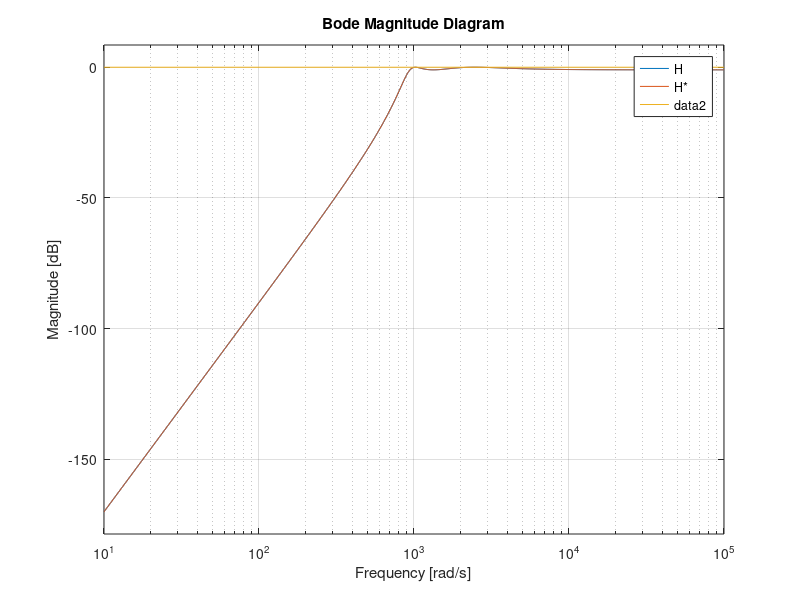

Write the MATLAB code that produced this figure.
s = tf('s')

H = (0.8911*s^4)/((s^2 + 2272.32*s + 3179590)*(s^2 + 266.68*s + 900440))

H_ = (0.8913*s^4)/((s^2 + 2271.87*s + 3180000)*(s^2 + 266.23*s + 899680))

bodemag(H)
hold on
bodemag(H_)
legend('H', 'H*')
plot([10^1, 10^5], [0, 0])
hold off